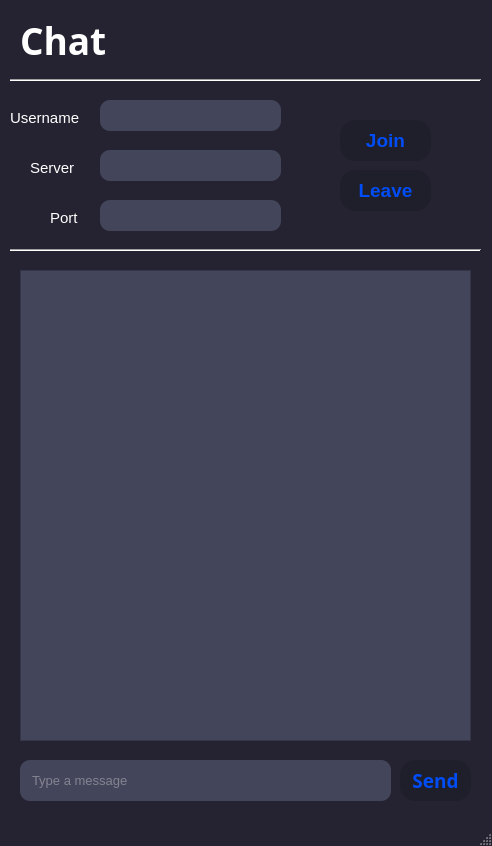
<?xml version="1.0" encoding="UTF-8"?>
<ui version="4.0">
 <class>MainWindow</class>
 <widget class="QMainWindow" name="MainWindow">
  <property name="geometry">
   <rect>
    <x>0</x>
    <y>0</y>
    <width>492</width>
    <height>846</height>
   </rect>
  </property>
  <property name="palette">
   <palette>
    <active>
     <colorrole role="WindowText">
      <brush brushstyle="SolidPattern">
       <color alpha="255">
        <red>21</red>
        <green>18</green>
        <blue>50</blue>
       </color>
      </brush>
     </colorrole>
     <colorrole role="Button">
      <brush brushstyle="SolidPattern">
       <color alpha="255">
        <red>255</red>
        <green>255</green>
        <blue>255</blue>
       </color>
      </brush>
     </colorrole>
     <colorrole role="Base">
      <brush brushstyle="SolidPattern">
       <color alpha="255">
        <red>255</red>
        <green>255</green>
        <blue>255</blue>
       </color>
      </brush>
     </colorrole>
     <colorrole role="Window">
      <brush brushstyle="SolidPattern">
       <color alpha="255">
        <red>37</red>
        <green>35</green>
        <blue>49</blue>
       </color>
      </brush>
     </colorrole>
    </active>
    <inactive>
     <colorrole role="WindowText">
      <brush brushstyle="SolidPattern">
       <color alpha="255">
        <red>21</red>
        <green>18</green>
        <blue>50</blue>
       </color>
      </brush>
     </colorrole>
     <colorrole role="Button">
      <brush brushstyle="SolidPattern">
       <color alpha="255">
        <red>255</red>
        <green>255</green>
        <blue>255</blue>
       </color>
      </brush>
     </colorrole>
     <colorrole role="Base">
      <brush brushstyle="SolidPattern">
       <color alpha="255">
        <red>255</red>
        <green>255</green>
        <blue>255</blue>
       </color>
      </brush>
     </colorrole>
     <colorrole role="Window">
      <brush brushstyle="SolidPattern">
       <color alpha="255">
        <red>37</red>
        <green>35</green>
        <blue>49</blue>
       </color>
      </brush>
     </colorrole>
    </inactive>
    <disabled>
     <colorrole role="WindowText">
      <brush brushstyle="SolidPattern">
       <color alpha="255">
        <red>190</red>
        <green>190</green>
        <blue>190</blue>
       </color>
      </brush>
     </colorrole>
     <colorrole role="Button">
      <brush brushstyle="SolidPattern">
       <color alpha="255">
        <red>255</red>
        <green>255</green>
        <blue>255</blue>
       </color>
      </brush>
     </colorrole>
     <colorrole role="Base">
      <brush brushstyle="SolidPattern">
       <color alpha="255">
        <red>37</red>
        <green>35</green>
        <blue>49</blue>
       </color>
      </brush>
     </colorrole>
     <colorrole role="Window">
      <brush brushstyle="SolidPattern">
       <color alpha="255">
        <red>37</red>
        <green>35</green>
        <blue>49</blue>
       </color>
      </brush>
     </colorrole>
    </disabled>
   </palette>
  </property>
  <property name="windowTitle">
   <string>MainWindow</string>
  </property>
  <widget class="QWidget" name="centralwidget">
   <widget class="QPushButton" name="pushButton">
    <property name="geometry">
     <rect>
      <x>400</x>
      <y>760</y>
      <width>71</width>
      <height>41</height>
     </rect>
    </property>
    <property name="font">
     <font>
      <family>UnYetgul</family>
      <pointsize>14</pointsize>
      <weight>75</weight>
      <bold>true</bold>
     </font>
    </property>
    <property name="styleSheet">
     <string notr="true">color:#004cf5;
background-color:#1f1e2b;
border-radius: 15px;</string>
    </property>
    <property name="text">
     <string>Send</string>
    </property>
   </widget>
   <widget class="QLabel" name="label">
    <property name="geometry">
     <rect>
      <x>20</x>
      <y>20</y>
      <width>141</width>
      <height>41</height>
     </rect>
    </property>
    <property name="palette">
     <palette>
      <active>
       <colorrole role="WindowText">
        <brush brushstyle="SolidPattern">
         <color alpha="255">
          <red>255</red>
          <green>255</green>
          <blue>255</blue>
         </color>
        </brush>
       </colorrole>
       <colorrole role="Text">
        <brush brushstyle="SolidPattern">
         <color alpha="255">
          <red>255</red>
          <green>255</green>
          <blue>255</blue>
         </color>
        </brush>
       </colorrole>
       <colorrole role="ButtonText">
        <brush brushstyle="SolidPattern">
         <color alpha="255">
          <red>255</red>
          <green>255</green>
          <blue>255</blue>
         </color>
        </brush>
       </colorrole>
       <colorrole role="PlaceholderText">
        <brush brushstyle="SolidPattern">
         <color alpha="128">
          <red>255</red>
          <green>255</green>
          <blue>255</blue>
         </color>
        </brush>
       </colorrole>
      </active>
      <inactive>
       <colorrole role="WindowText">
        <brush brushstyle="SolidPattern">
         <color alpha="255">
          <red>255</red>
          <green>255</green>
          <blue>255</blue>
         </color>
        </brush>
       </colorrole>
       <colorrole role="Text">
        <brush brushstyle="SolidPattern">
         <color alpha="255">
          <red>255</red>
          <green>255</green>
          <blue>255</blue>
         </color>
        </brush>
       </colorrole>
       <colorrole role="ButtonText">
        <brush brushstyle="SolidPattern">
         <color alpha="255">
          <red>255</red>
          <green>255</green>
          <blue>255</blue>
         </color>
        </brush>
       </colorrole>
       <colorrole role="PlaceholderText">
        <brush brushstyle="SolidPattern">
         <color alpha="128">
          <red>255</red>
          <green>255</green>
          <blue>255</blue>
         </color>
        </brush>
       </colorrole>
      </inactive>
      <disabled>
       <colorrole role="WindowText">
        <brush brushstyle="SolidPattern">
         <color alpha="255">
          <red>190</red>
          <green>190</green>
          <blue>190</blue>
         </color>
        </brush>
       </colorrole>
       <colorrole role="Text">
        <brush brushstyle="SolidPattern">
         <color alpha="255">
          <red>190</red>
          <green>190</green>
          <blue>190</blue>
         </color>
        </brush>
       </colorrole>
       <colorrole role="ButtonText">
        <brush brushstyle="SolidPattern">
         <color alpha="255">
          <red>190</red>
          <green>190</green>
          <blue>190</blue>
         </color>
        </brush>
       </colorrole>
       <colorrole role="PlaceholderText">
        <brush brushstyle="SolidPattern">
         <color alpha="128">
          <red>0</red>
          <green>0</green>
          <blue>0</blue>
         </color>
        </brush>
       </colorrole>
      </disabled>
     </palette>
    </property>
    <property name="font">
     <font>
      <family>UnYetgul</family>
      <pointsize>28</pointsize>
      <weight>75</weight>
      <bold>true</bold>
     </font>
    </property>
    <property name="text">
     <string>Chat</string>
    </property>
   </widget>
   <widget class="QLineEdit" name="lineEdit">
    <property name="geometry">
     <rect>
      <x>20</x>
      <y>760</y>
      <width>371</width>
      <height>41</height>
     </rect>
    </property>
    <property name="palette">
     <palette>
      <active>
       <colorrole role="WindowText">
        <brush brushstyle="SolidPattern">
         <color alpha="255">
          <red>195</red>
          <green>193</green>
          <blue>197</blue>
         </color>
        </brush>
       </colorrole>
       <colorrole role="Button">
        <brush brushstyle="SolidPattern">
         <color alpha="255">
          <red>67</red>
          <green>69</green>
          <blue>91</blue>
         </color>
        </brush>
       </colorrole>
       <colorrole role="Text">
        <brush brushstyle="SolidPattern">
         <color alpha="255">
          <red>195</red>
          <green>193</green>
          <blue>197</blue>
         </color>
        </brush>
       </colorrole>
       <colorrole role="ButtonText">
        <brush brushstyle="SolidPattern">
         <color alpha="255">
          <red>195</red>
          <green>193</green>
          <blue>197</blue>
         </color>
        </brush>
       </colorrole>
       <colorrole role="Base">
        <brush brushstyle="SolidPattern">
         <color alpha="255">
          <red>67</red>
          <green>69</green>
          <blue>91</blue>
         </color>
        </brush>
       </colorrole>
       <colorrole role="Window">
        <brush brushstyle="SolidPattern">
         <color alpha="255">
          <red>67</red>
          <green>69</green>
          <blue>91</blue>
         </color>
        </brush>
       </colorrole>
       <colorrole role="HighlightedText">
        <brush brushstyle="SolidPattern">
         <color alpha="255">
          <red>67</red>
          <green>69</green>
          <blue>91</blue>
         </color>
        </brush>
       </colorrole>
       <colorrole role="PlaceholderText">
        <brush brushstyle="NoBrush">
         <color alpha="128">
          <red>0</red>
          <green>0</green>
          <blue>0</blue>
         </color>
        </brush>
       </colorrole>
      </active>
      <inactive>
       <colorrole role="WindowText">
        <brush brushstyle="SolidPattern">
         <color alpha="255">
          <red>195</red>
          <green>193</green>
          <blue>197</blue>
         </color>
        </brush>
       </colorrole>
       <colorrole role="Button">
        <brush brushstyle="SolidPattern">
         <color alpha="255">
          <red>67</red>
          <green>69</green>
          <blue>91</blue>
         </color>
        </brush>
       </colorrole>
       <colorrole role="Text">
        <brush brushstyle="SolidPattern">
         <color alpha="255">
          <red>195</red>
          <green>193</green>
          <blue>197</blue>
         </color>
        </brush>
       </colorrole>
       <colorrole role="ButtonText">
        <brush brushstyle="SolidPattern">
         <color alpha="255">
          <red>195</red>
          <green>193</green>
          <blue>197</blue>
         </color>
        </brush>
       </colorrole>
       <colorrole role="Base">
        <brush brushstyle="SolidPattern">
         <color alpha="255">
          <red>67</red>
          <green>69</green>
          <blue>91</blue>
         </color>
        </brush>
       </colorrole>
       <colorrole role="Window">
        <brush brushstyle="SolidPattern">
         <color alpha="255">
          <red>67</red>
          <green>69</green>
          <blue>91</blue>
         </color>
        </brush>
       </colorrole>
       <colorrole role="HighlightedText">
        <brush brushstyle="SolidPattern">
         <color alpha="255">
          <red>67</red>
          <green>69</green>
          <blue>91</blue>
         </color>
        </brush>
       </colorrole>
       <colorrole role="PlaceholderText">
        <brush brushstyle="NoBrush">
         <color alpha="128">
          <red>195</red>
          <green>193</green>
          <blue>197</blue>
         </color>
        </brush>
       </colorrole>
      </inactive>
      <disabled>
       <colorrole role="WindowText">
        <brush brushstyle="SolidPattern">
         <color alpha="255">
          <red>195</red>
          <green>193</green>
          <blue>197</blue>
         </color>
        </brush>
       </colorrole>
       <colorrole role="Button">
        <brush brushstyle="SolidPattern">
         <color alpha="255">
          <red>67</red>
          <green>69</green>
          <blue>91</blue>
         </color>
        </brush>
       </colorrole>
       <colorrole role="Text">
        <brush brushstyle="SolidPattern">
         <color alpha="255">
          <red>195</red>
          <green>193</green>
          <blue>197</blue>
         </color>
        </brush>
       </colorrole>
       <colorrole role="ButtonText">
        <brush brushstyle="SolidPattern">
         <color alpha="255">
          <red>195</red>
          <green>193</green>
          <blue>197</blue>
         </color>
        </brush>
       </colorrole>
       <colorrole role="Base">
        <brush brushstyle="SolidPattern">
         <color alpha="255">
          <red>67</red>
          <green>69</green>
          <blue>91</blue>
         </color>
        </brush>
       </colorrole>
       <colorrole role="Window">
        <brush brushstyle="SolidPattern">
         <color alpha="255">
          <red>67</red>
          <green>69</green>
          <blue>91</blue>
         </color>
        </brush>
       </colorrole>
       <colorrole role="HighlightedText">
        <brush brushstyle="SolidPattern">
         <color alpha="255">
          <red>67</red>
          <green>69</green>
          <blue>91</blue>
         </color>
        </brush>
       </colorrole>
       <colorrole role="PlaceholderText">
        <brush brushstyle="NoBrush">
         <color alpha="128">
          <red>0</red>
          <green>0</green>
          <blue>0</blue>
         </color>
        </brush>
       </colorrole>
      </disabled>
     </palette>
    </property>
    <property name="styleSheet">
     <string notr="true">border-radius: 10px;
background-color: #43455b;
padding: 10px;
color: #c3c1c5;
font-size: 13px;</string>
    </property>
    <property name="placeholderText">
     <string>Type a message</string>
    </property>
   </widget>
   <widget class="QPlainTextEdit" name="plainTextEdit">
    <property name="geometry">
     <rect>
      <x>20</x>
      <y>270</y>
      <width>451</width>
      <height>471</height>
     </rect>
    </property>
    <property name="styleSheet">
     <string notr="true">background-color: #43455b;
color: white;
padding: 10px;
font-size: 13px;</string>
    </property>
    <property name="readOnly">
     <bool>true</bool>
    </property>
   </widget>
   <widget class="Line" name="line">
    <property name="geometry">
     <rect>
      <x>10</x>
      <y>240</y>
      <width>471</width>
      <height>20</height>
     </rect>
    </property>
    <property name="orientation">
     <enum>Qt::Horizontal</enum>
    </property>
   </widget>
   <widget class="QLabel" name="label_2">
    <property name="geometry">
     <rect>
      <x>30</x>
      <y>160</y>
      <width>61</width>
      <height>16</height>
     </rect>
    </property>
    <property name="font">
     <font>
      <pointsize>11</pointsize>
     </font>
    </property>
    <property name="styleSheet">
     <string notr="true">color:white;</string>
    </property>
    <property name="text">
     <string>Server</string>
    </property>
   </widget>
   <widget class="QLabel" name="label_3">
    <property name="geometry">
     <rect>
      <x>50</x>
      <y>210</y>
      <width>31</width>
      <height>16</height>
     </rect>
    </property>
    <property name="font">
     <font>
      <pointsize>11</pointsize>
     </font>
    </property>
    <property name="styleSheet">
     <string notr="true">color:white;</string>
    </property>
    <property name="text">
     <string>Port</string>
    </property>
   </widget>
   <widget class="Line" name="line_2">
    <property name="geometry">
     <rect>
      <x>10</x>
      <y>70</y>
      <width>471</width>
      <height>20</height>
     </rect>
    </property>
    <property name="orientation">
     <enum>Qt::Horizontal</enum>
    </property>
   </widget>
   <widget class="QLineEdit" name="lineEdit_2">
    <property name="geometry">
     <rect>
      <x>100</x>
      <y>150</y>
      <width>181</width>
      <height>31</height>
     </rect>
    </property>
    <property name="styleSheet">
     <string notr="true">border-radius: 10px;
background-color: #43455b;
padding: 5px;
color: #c3c1c5;
font-size: 13px;</string>
    </property>
   </widget>
   <widget class="QLineEdit" name="lineEdit_3">
    <property name="geometry">
     <rect>
      <x>100</x>
      <y>200</y>
      <width>181</width>
      <height>31</height>
     </rect>
    </property>
    <property name="styleSheet">
     <string notr="true">border-radius: 10px;
background-color: #43455b;
padding: 5px;
color: #c3c1c5;
font-size: 13px;</string>
    </property>
   </widget>
   <widget class="QLabel" name="label_4">
    <property name="geometry">
     <rect>
      <x>10</x>
      <y>110</y>
      <width>91</width>
      <height>16</height>
     </rect>
    </property>
    <property name="font">
     <font>
      <pointsize>11</pointsize>
     </font>
    </property>
    <property name="styleSheet">
     <string notr="true">color:white;</string>
    </property>
    <property name="text">
     <string>Username</string>
    </property>
   </widget>
   <widget class="QLineEdit" name="lineEdit_4">
    <property name="geometry">
     <rect>
      <x>100</x>
      <y>100</y>
      <width>181</width>
      <height>31</height>
     </rect>
    </property>
    <property name="styleSheet">
     <string notr="true">border-radius: 10px;
background-color: #43455b;
padding: 5px;
color: #c3c1c5;
font-size: 13px;</string>
    </property>
   </widget>
   <widget class="QPushButton" name="pushButton_2">
    <property name="geometry">
     <rect>
      <x>340</x>
      <y>120</y>
      <width>91</width>
      <height>41</height>
     </rect>
    </property>
    <property name="font">
     <font>
      <family>Ubuntu</family>
      <pointsize>14</pointsize>
      <weight>75</weight>
      <bold>true</bold>
     </font>
    </property>
    <property name="styleSheet">
     <string notr="true">color:#004cf5;
background-color:#1f1e2b;
border-radius: 15px;</string>
    </property>
    <property name="text">
     <string>Join</string>
    </property>
   </widget>
   <widget class="QPushButton" name="pushButton_3">
    <property name="geometry">
     <rect>
      <x>340</x>
      <y>170</y>
      <width>91</width>
      <height>41</height>
     </rect>
    </property>
    <property name="font">
     <font>
      <family>Ubuntu</family>
      <pointsize>14</pointsize>
      <weight>75</weight>
      <bold>true</bold>
     </font>
    </property>
    <property name="styleSheet">
     <string notr="true">color:#004cf5;
background-color:#1f1e2b;
border-radius: 15px;</string>
    </property>
    <property name="text">
     <string>Leave</string>
    </property>
   </widget>
   <zorder>lineEdit</zorder>
   <zorder>pushButton</zorder>
   <zorder>label</zorder>
   <zorder>plainTextEdit</zorder>
   <zorder>line</zorder>
   <zorder>label_2</zorder>
   <zorder>label_3</zorder>
   <zorder>line_2</zorder>
   <zorder>lineEdit_2</zorder>
   <zorder>lineEdit_3</zorder>
   <zorder>label_4</zorder>
   <zorder>lineEdit_4</zorder>
   <zorder>pushButton_2</zorder>
   <zorder>pushButton_3</zorder>
  </widget>
  <widget class="QStatusBar" name="statusbar"/>
 </widget>
 <resources/>
 <connections/>
</ui>
